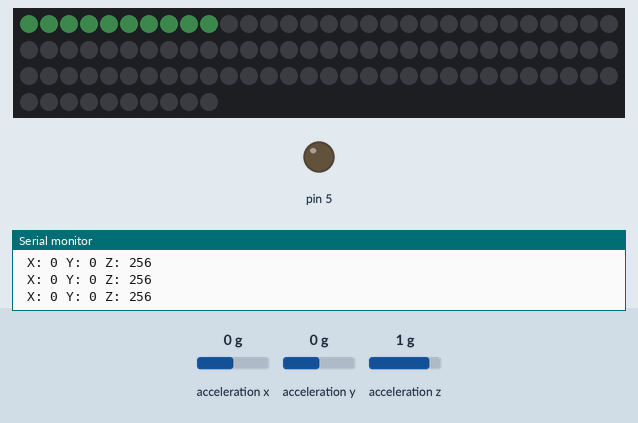
The sketch below on a simulated Arduino Uno, built with avr-gcc and run on an emulated ATmega328P. On the bench: 100 RGB LEDs in strip order, left to right, continuing on the next row, output pins drawn as LEDs (lit = HIGH), the last lines printed to the serial monitor. Wiring (inferred from the names in the program): ADXL345 accelerometer at I2C address 0x53. The inputs (shaded band) are chosen by the test bench; at power-on: acceleration y 0 g, acceleration x 0 g, acceleration z 1 g. Dim RGB values are drawn brighter than linear.

Above: at 1.2 s.
1.3 s: acceleration y set to -1.4 g
2.8 s: acceleration y set to 0.8 g
At 3.1 s:
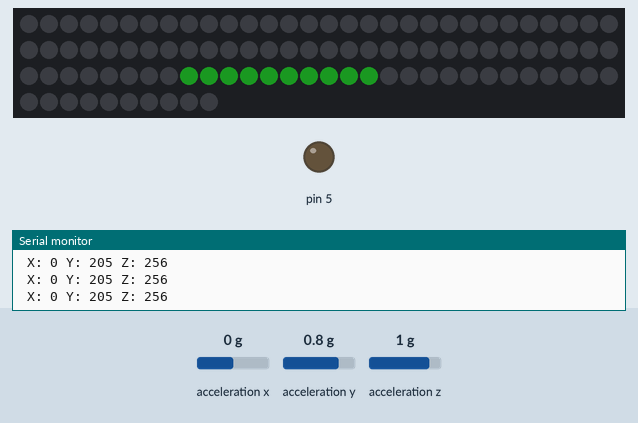
7.3 s: acceleration y set to 0 g
At 7.6 s:
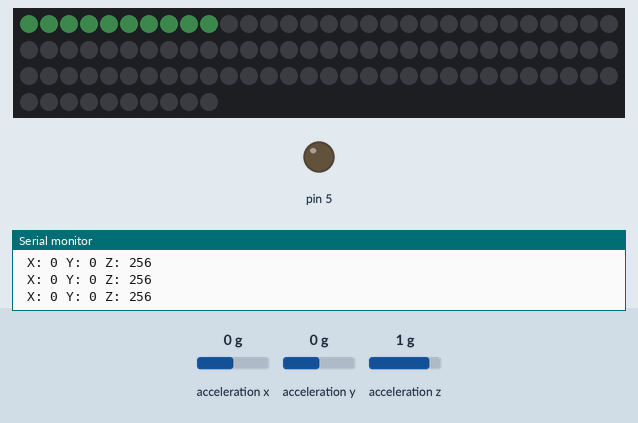
8.8 s: acceleration y set to 1.4 g
Timing chart, 0 to 11.3 s (numbered marks = the images above; inputs shaded):
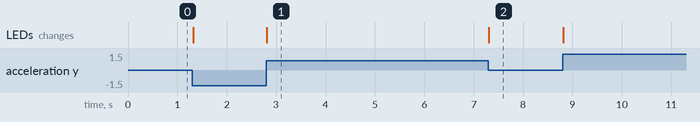

The sketch:

main.ino
```cpp
#include <Wire.h>
#include <Adafruit_NeoPixel.h>

#define I2C_Address 0x53

#define POWER_CTL 0x2D
#define DATA_FORMAT 0x31
#define X_axis 0x32
#define Y_axis 0x34
#define Z_axis 0x36

#define Range_2g 0
#define Range_4g 1
#define Range_8g 2
#define Range_16g 3

Adafruit_NeoPixel ledstrip = Adafruit_NeoPixel(100, 6, NEO_GRB + NEO_KHZ800);

void setup(){
  Wire.begin();
  Serial.begin(9600);
  Init_ADXL345(Range_2g);

  // LED
  pinMode(2,INPUT_PULLUP);
  pinMode(5,OUTPUT);

  ledstrip.setBrightness(50);
  ledstrip.begin();
}

int debug = 1;

void loop(){
    if(debug == 1){
    Serial.print(" X: ");
    Serial.print(Read_Axis(X_axis));
    Serial.print(" Y: ");
    Serial.print(Read_Axis(Y_axis));
    Serial.print(" Z: ");
    Serial.print(Read_Axis(Z_axis));
    Serial.println();
  }

  led_on(int(Read_Axis(Y_axis)/3));

  //delay(100);
}

int Read_Axis(byte a){
  int data;

  Wire.beginTransmission(I2C_Address);
  Wire.write(a);
  Wire.endTransmission();

  Wire.beginTransmission(I2C_Address);
  Wire.requestFrom(I2C_Address, 2);

  if (Wire.available()){
    data = (int)Wire.read();
    data = data | (Wire.read() << 8);
  }
  else{
    data = 0;
  }

  Wire.endTransmission();
  return data;
}

void Init_ADXL345(byte r){
  Wire.beginTransmission(I2C_Address);

  Wire.write(DATA_FORMAT);
  Wire.write(r);
  Wire.endTransmission();

  Wire.beginTransmission(I2C_Address);
  Wire.write(POWER_CTL);
  Wire.write(0x08);
  Wire.endTransmission();
}
```

led.ino
```cpp
// using adafruit neopixl 1.10.0

void led_on(int idx){
  ledstrip.clear();

  for(int j=0; j<10; j++){
    ledstrip.setPixelColor(idx+j,25,idx+50,30);}

  ledstrip.show();
  delay(10);
}
```

Measured:
- after the input at 2.8 s, the LEDs: change at once (image 1)
- after the input at 7.3 s, the LEDs: change at once (image 2)
